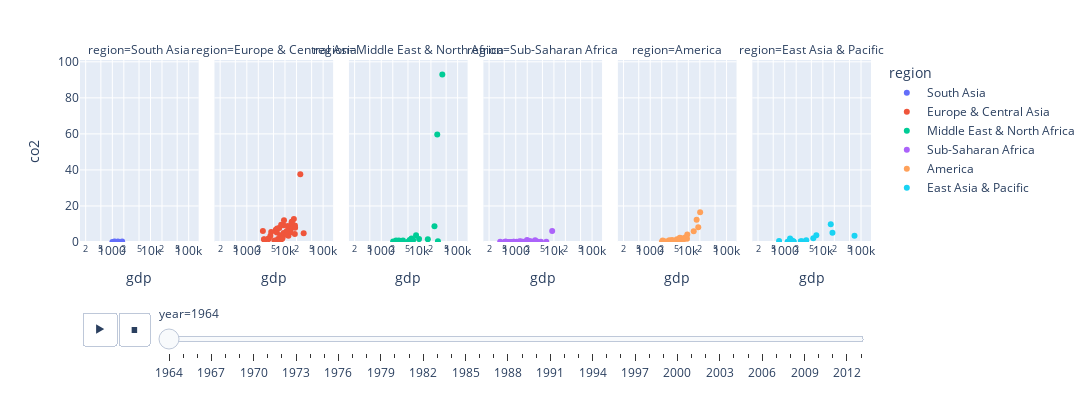

Here is the notebook cell this chart was saved with:
### Code cell
fig = px.scatter(data, 
                 x="gdp", y="co2", 
                 animation_frame="year",
                 animation_group="country", 
                 color="region", 
                 hover_name="country",
                 facet_col="region", 
                 width=1579, height=400, 
                 log_x=True, 
                 size_max=45,
                 range_x=[xmin,xmax],
                 range_y=[ymin,ymax])
fig.show()

### Figure 1 — Plotly figure (JSON) as saved in the notebook; plotly's stock layout.template omitted (floating-point values rounded to 4 significant figures)
{"data": [{"hovertemplate": "<b>%{hovertext}</b><br><br>region=South Asia<br>year=1964<br>gdp=%{x}<br>co2=%{y}<extra></extra>", "hovertext": ["Afghanistan", "Bangladesh", "India", "Nepal", "Pakistan", "Sri Lanka"], "ids": ["Afghanistan", "Bangladesh", "India", "Nepal", "Pakistan", "Sri Lanka"], "legendgroup": "South Asia", "marker": {"color": "#636efa", "symbol": "circle"}, "mode": "markers", "name": "South Asia", "orientation": "v", "showlegend": true, "type": "scatter", "x": [1182, 1138, 1125, 1002, 1396, 1809], "xaxis": "x", "y": [0.0863, 0.055, 0.309, 0.014, 0.324, 0.21], "yaxis": "y"}, {"hovertemplate": "<b>%{hovertext}</b><br><br>region=Europe & Central Asia<br>year=1964<br>gdp=%{x}<br>co2=%{y}<extra></extra>", "hovertext": ["Albania", "Armenia", "Austria", "Azerbaijan", "Belarus", "Belgium", "Bulgaria", "Cyprus", "Denmark", "Finland", "France", "Georgia", "Germany", "Greece", "Hungary", "Iceland", "Ireland", "Italy", "Kazakhstan", "Lithuania", "Luxembourg", "Malta", "Moldova", "Netherlands", "Norway", "Poland", "Portugal", "Romania", "Russia", "Slovak Republic", "Spain", "Sweden", "Switzerland", "Tajikistan", "Turkey", "Turkmenistan", "Ukraine", "United Kingdom", "Uzbekistan"], "ids": ["Albania", "Armenia", "Austria", "Azerbaijan", "Belarus", "Belgium", "Bulgaria", "Cyprus", "Denmark", "Finland", "France", "Georgia", "Germany", "Greece", "Hungary", "Iceland", "Ireland", "Italy", "Kazakhstan", "Lithuania", "Luxembourg", "Malta", "Moldova", "Netherlands", "Norway", "Poland", "Portugal", "Romania", "Russia", "Slovak Republic", "Spain", "Sweden", "Switzerland", "Tajikistan", "Turkey", "Turkmenistan", "Ukraine", "United Kingdom", "Uzbekistan"], "legendgroup": "Europe & Central Asia", "marker": {"color": "#EF553B", "symbol": "circle"}, "mode": "markers", "name": "Europe & Central Asia", "orientation": "v", "showlegend": true, "type": "scatter", "x": [3023, 2823, 13915, 5751, 4357, 14995, 6110, 6563, 18228, 12389, 13969, 3707, 17100, 8197, 11083, 13450, 9215, 12343, 9418, 10728, 25235, 2830, 4162, 15204, 18118, 7078, 6902, 7512, 11836, 9135, 8611, 18434, 30886, 3769, 5296, 7952, 6239, 15067, 2636], "xaxis": "x2", "y": [1.09, 1.45, 5.37, 6.75, 5.51, 11, 5.25, 1.73, 9.14, 5.02, 7.13, 1.91, 12.8, 1.57, 6.16, 6.91, 5, 3.43, 12.1, 4.05, 37.6, 1.56, 3.43, 8.01, 4.38, 7.83, 1.23, 3.75, 8.87, 9.24, 2.02, 7.86, 4.92, 1.63, 0.871, 9.64, 7.53, 11.3, 6.11], "yaxis": "y2"}, {"hovertemplate": "<b>%{hovertext}</b><br><br>region=Middle East & North Africa<br>year=1964<br>gdp=%{x}<br>co2=%{y}<extra></extra>", "hovertext": ["Algeria", "Bahrain", "Djibouti", "Egypt", "Iran", "Iraq", "Israel", "Jordan", "Kuwait", "Lebanon", "Libya", "Morocco", "Oman", "Qatar", "Saudi Arabia", "Syria", "Tunisia", "United Arab Emirates"], "ids": ["Algeria", "Bahrain", "Djibouti", "Egypt", "Iran", "Iraq", "Israel", "Jordan", "Kuwait", "Lebanon", "Libya", "Morocco", "Oman", "Qatar", "Saudi Arabia", "Syria", "Tunisia", "United Arab Emirates"], "legendgroup": "Middle East & North Africa", "marker": {"color": "#00cc96", "symbol": "circle"}, "mode": "markers", "name": "Middle East & North Africa", "orientation": "v", "showlegend": true, "type": "scatter", "x": [5693, 24751, 3700, 2443, 6188, 6805, 8152, 5556, 29279, 9767, 30463, 2040, 5419, 39711, 16587, 2894, 2575, 5021], "xaxis": "x3", "y": [0.46, 8.74, 0.784, 0.849, 1.96, 1.12, 3.74, 1.13, 59.6, 1.6, 0.398, 0.319, 0.0181, 92.9, 1.51, 0.84, 0.618, 0.132], "yaxis": "y3"}, {"hovertemplate": "<b>%{hovertext}</b><br><br>region=Sub-Saharan Africa<br>year=1964<br>gdp=%{x}<br>co2=%{y}<extra></extra>", "hovertext": ["Angola", "Benin", "Burkina Faso", "Burundi", "Cameroon", "Cape Verde", "Chad", "Comoros", "Congo, Dem. Rep.", "Congo, Rep.", "Cote d'Ivoire", "Equatorial Guinea", "Ethiopia", "Gabon", "Gambia", "Ghana", "Guinea", "Guinea-Bissau", "Kenya", "Liberia", "Madagascar", "Malawi", "Mali", "Mauritania", "Mauritius", "Mozambique", "Niger", "Nigeria", "Rwanda", "Sao Tome and Principe", "Senegal", "Seychelles", "Sierra Leone", "Somalia", "South Africa", "Sudan", "Swaziland", "Tanzania", "Togo", "Uganda", "Zambia", "Zimbabwe"], "ids": ["Angola", "Benin", "Burkina Faso", "Burundi", "Cameroon", "Cape Verde", "Chad", "Comoros", "Congo, Dem. Rep.", "Congo, Rep.", "Cote d'Ivoire", "Equatorial Guinea", "Ethiopia", "Gabon", "Gambia", "Ghana", "Guinea", "Guinea-Bissau", "Kenya", "Liberia", "Madagascar", "Malawi", "Mali", "Mauritania", "Mauritius", "Mozambique", "Niger", "Nigeria", "Rwanda", "Sao Tome and Principe", "Senegal", "Seychelles", "Sierra Leone", "Somalia", "South Africa", "Sudan", "Swaziland", "Tanzania", "Togo", "Uganda", "Zambia", "Zimbabwe"], "legendgroup": "Sub-Saharan Africa", "marker": {"color": "#ab63fa", "symbol": "circle"}, "mode": "markers", "name": "Sub-Saharan Africa", "orientation": "v", "showlegend": true, "type": "scatter", "x": [4573, 1159, 711, 603, 1910, 895, 1409, 1342, 2108, 2282, 3312, 1041, 698, 2454, 1312, 2322, 870, 1440, 1922, 1287, 2273, 391, 799, 2254, 3334, 540, 1437, 3803, 506, 1675, 2118, 6318, 1333, 1131, 9004, 2126, 2713, 1176, 1483, 965, 3214, 1976], "xaxis": "x4", "y": [0.201, 0.0553, 0.0216, 0.0158, 0.0597, 0.131, 0.0305, 0.054, 0.117, 0.232, 0.183, 0.0946, 0.0167, 0.364, 0.0743, 0.22, 0.184, 0.0911, 0.307, 0.395, 0.0861, 0.0833, 0.032, 0.122, 0.419, 0.267, 0.0251, 0.148, 0.0116, 0.171, 0.258, 0.161, 0.125, 0.0452, 6.16, 0.219, 0.0288, 0.0912, 0.0794, 0.0634, 0.949, 1.05], "yaxis": "y4"}, {"hovertemplate": "<b>%{hovertext}</b><br><br>region=America<br>year=1964<br>gdp=%{x}<br>co2=%{y}<extra></extra>", "hovertext": ["Antigua and Barbuda", "Argentina", "Bahamas", "Barbados", "Belize", "Bolivia", "Brazil", "Canada", "Chile", "Colombia", "Costa Rica", "Cuba", "Ecuador", "El Salvador", "Grenada", "Guatemala", "Guyana", "Haiti", "Honduras", "Jamaica", "Mexico", "Nicaragua", "Panama", "Paraguay", "Peru", "Suriname", "Trinidad and Tobago", "United States", "Uruguay", "Venezuela"], "ids": ["Antigua and Barbuda", "Argentina", "Bahamas", "Barbados", "Belize", "Bolivia", "Brazil", "Canada", "Chile", "Colombia", "Costa Rica", "Cuba", "Ecuador", "El Salvador", "Grenada", "Guatemala", "Guyana", "Haiti", "Honduras", "Jamaica", "Mexico", "Nicaragua", "Panama", "Paraguay", "Peru", "Suriname", "Trinidad and Tobago", "United States", "Uruguay", "Venezuela"], "legendgroup": "America", "marker": {"color": "#FFA15A", "symbol": "circle"}, "mode": "markers", "name": "America", "orientation": "v", "showlegend": true, "type": "scatter", "x": [5008, 8227, 18160, 5681, 2114, 2971, 4707, 16464, 6537, 3749, 4495, 9179, 4786, 4585, 2316, 3722, 3164, 2024, 2583, 5965, 7045, 5559, 4852, 3163, 6155, 7650, 9362, 20338, 7644, 13789], "xaxis": "x5", "y": [1.54, 2.54, 8.12, 0.766, 0.818, 0.371, 0.699, 12.3, 2.08, 1.17, 0.439, 1.84, 0.421, 0.397, 0.234, 0.374, 1.02, 0.0718, 0.317, 2.35, 1.72, 0.474, 0.974, 0.205, 1.09, 1.87, 4.2, 16.5, 1.71, 5.97], "yaxis": "y5"}, {"hovertemplate": "<b>%{hovertext}</b><br><br>region=East Asia & Pacific<br>year=1964<br>gdp=%{x}<br>co2=%{y}<extra></extra>", "hovertext": ["Australia", "Brunei", "Cambodia", "China", "Fiji", "Indonesia", "Japan", "Kiribati", "Mongolia", "Myanmar", "New Zealand", "Papua New Guinea", "Philippines", "Samoa", "Singapore", "Solomon Islands", "Thailand", "Tonga", "Vanuatu", "Vietnam"], "ids": ["Australia", "Brunei", "Cambodia", "China", "Fiji", "Indonesia", "Japan", "Kiribati", "Mongolia", "Myanmar", "New Zealand", "Papua New Guinea", "Philippines", "Samoa", "Singapore", "Solomon Islands", "Thailand", "Tonga", "Vanuatu", "Vietnam"], "legendgroup": "East Asia & Pacific", "marker": {"color": "#19d3f3", "symbol": "circle"}, "mode": "markers", "name": "East Asia & Pacific", "orientation": "v", "showlegend": true, "type": "scatter", "x": [16098, 67522, 1548, 713, 3671, 1694, 6741, 2639, 1383, 1358, 17837, 1324, 2825, 3498, 5613, 1190, 1725, 1610, 1553, 1285], "xaxis": "x6", "y": [9.8, 3.49, 0.0539, 0.618, 0.944, 0.229, 3.69, 0.404, 1.9, 0.125, 5.08, 0.122, 0.428, 0.208, 2.02, 0.138, 0.242, 0.153, 0.864, 0.321], "yaxis": "y6"}], "layout": {"annotations": [{"font": {}, "showarrow": false, "text": "region=South Asia", "x": 0.075, "xanchor": "center", "xref": "paper", "y": 1, "yanchor": "bottom", "yref": "paper"}, {"font": {}, "showarrow": false, "text": "region=Europe & Central Asia", "x": 0.245, "xanchor": "center", "xref": "paper", "y": 1, "yanchor": "bottom", "yref": "paper"}, {"font": {}, "showarrow": false, "text": "region=Middle East & North Africa", "x": 0.415, "xanchor": "center", "xref": "paper", "y": 1, "yanchor": "bottom", "yref": "paper"}, {"font": {}, "showarrow": false, "text": "region=Sub-Saharan Africa", "x": 0.585, "xanchor": "center", "xref": "paper", "y": 1, "yanchor": "bottom", "yref": "paper"}, {"font": {}, "showarrow": false, "text": "region=America", "x": 0.755, "xanchor": "center", "xref": "paper", "y": 1, "yanchor": "bottom", "yref": "paper"}, {"font": {}, "showarrow": false, "text": "region=East Asia & Pacific", "x": 0.925, "xanchor": "center", "xref": "paper", "y": 1, "yanchor": "bottom", "yref": "paper"}], "height": 400, "legend": {"title": {"text": "region"}, "tracegroupgap": 0}, "margin": {"t": 60}, "sliders": [{"active": 0, "currentvalue": {"prefix": "year="}, "len": 0.9, "pad": {"b": 10, "t": 60}, "steps": [{"args": [["1964"], {"frame": {"duration": 0, "redraw": false}, "fromcurrent": true, "mode": "immediate", "transition": {"duration": 0, "easing": "linear"}}], "label": "1964", "method": "animate"}, {"args": [["1965"], {"frame": {"duration": 0, "redraw": false}, "fromcurrent": true, "mode": "immediate", "transition": {"duration": 0, "easing": "linear"}}], "label": "1965", "method": "animate"}, {"args": [["1966"], {"frame": {"duration": 0, "redraw": false}, "fromcurrent": true, "mode": "immediate", "transition": {"duration": 0, "easing": "linear"}}], "label": "1966", "method": "animate"}, {"args": [["1967"], {"frame": {"duration": 0, "redraw": false}, "fromcurrent": true, "mode": "immediate", "transition": {"duration": 0, "easing": "linear"}}], "label": "1967", "method": "animate"}, {"args": [["1968"], {"frame": {"duration": 0, "redraw": false}, "fromcurrent": true, "mode": "immediate", "transition": {"duration": 0, "easing": "linear"}}], "label": "1968", "method": "animate"}, {"args": [["1969"], {"frame": {"duration": 0, "redraw": false}, "fromcurrent": true, "mode": "immediate", "transition": {"duration": 0, "easing": "linear"}}], "label": "1969", "method": "animate"}, {"args": [["1970"], {"frame": {"duration": 0, "redraw": false}, "fromcurrent": true, "mode": "immediate", "transition": {"duration": 0, "easing": "linear"}}], "label": "1970", "method": "animate"}, {"args": [["1971"], {"frame": {"duration": 0, "redraw": false}, "fromcurrent": true, "mode": "immediate", "transition": {"duration": 0, "easing": "linear"}}], "label": "1971", "method": "animate"}, {"args": [["1972"], {"frame": {"duration": 0, "redraw": false}, "fromcurrent": true, "mode": "immediate", "transition": {"duration": 0, "easing": "linear"}}], "label": "1972", "method": "animate"}, {"args": [["1973"], {"frame": {"duration": 0, "redraw": false}, "fromcurrent": true, "mode": "immediate", "transition": {"duration": 0, "easing": "linear"}}], "label": "1973", "method": "animate"}, {"args": [["1974"], {"frame": {"duration": 0, "redraw": false}, "fromcurrent": true, "mode": "immediate", "transition": {"duration": 0, "easing": "linear"}}], "label": "1974", "method": "animate"}, {"args": [["1975"], {"frame": {"duration": 0, "redraw": false}, "fromcurrent": true, "mode": "immediate", "transition": {"duration": 0, "easing": "linear"}}], "label": "1975", "method": "animate"}, {"args": [["1976"], {"frame": {"duration": 0, "redraw": false}, "fromcurrent": true, "mode": "immediate", "transition": {"duration": 0, "easing": "linear"}}], "label": "1976", "method": "animate"}, {"args": [["1977"], {"frame": {"duration": 0, "redraw": false}, "fromcurrent": true, "mode": "immediate", "transition": {"duration": 0, "easing": "linear"}}], "label": "1977", "method": "animate"}, {"args": [["1978"], {"frame": {"duration": 0, "redraw": false}, "fromcurrent": true, "mode": "immediate", "transition": {"duration": 0, "easing": "linear"}}], "label": "1978", "method": "animate"}, {"args": [["1979"], {"frame": {"duration": 0, "redraw": false}, "fromcurrent": true, "mode": "immediate", "transition": {"duration": 0, "easing": "linear"}}], "label": "1979", "method": "animate"}, {"args": [["1980"], {"frame": {"duration": 0, "redraw": false}, "fromcurrent": true, "mode": "immediate", "transition": {"duration": 0, "easing": "linear"}}], "label": "1980", "method": "animate"}, {"args": [["1981"], {"frame": {"duration": 0, "redraw": false}, "fromcurrent": true, "mode": "immediate", "transition": {"duration": 0, "easing": "linear"}}], "label": "1981", "method": "animate"}, {"args": [["1982"], {"frame": {"duration": 0, "redraw": false}, "fromcurrent": true, "mode": "immediate", "transition": {"duration": 0, "easing": "linear"}}], "label": "1982", "method": "animate"}, {"args": [["1983"], {"frame": {"duration": 0, "redraw": false}, "fromcurrent": true, "mode": "immediate", "transition": {"duration": 0, "easing": "linear"}}], "label": "1983", "method": "animate"}, {"args": [["1984"], {"frame": {"duration": 0, "redraw": false}, "fromcurrent": true, "mode": "immediate", "transition": {"duration": 0, "easing": "linear"}}], "label": "1984", "method": "animate"}, {"args": [["1985"], {"frame": {"duration": 0, "redraw": false}, "fromcurrent": true, "mode": "immediate", "transition": {"duration": 0, "easing": "linear"}}], "label": "1985", "method": "animate"}, {"args": [["1986"], {"frame": {"duration": 0, "redraw": false}, "fromcurrent": true, "mode": "immediate", "transition": {"duration": 0, "easing": "linear"}}], "label": "1986", "method": "animate"}, {"args": [["1987"], {"frame": {"duration": 0, "redraw": false}, "fromcurrent": true, "mode": "immediate", "transition": {"duration": 0, "easing": "linear"}}], "label": "1987", "method": "animate"}, {"args": [["1988"], {"frame": {"duration": 0, "redraw": false}, "fromcurrent": true, "mode": "immediate", "transition": {"duration": 0, "easing": "linear"}}], "label": "1988", "method": "animate"}, {"args": [["1989"], {"frame": {"duration": 0, "redraw": false}, "fromcurrent": true, "mode": "immediate", "transition": {"duration": 0, "easing": "linear"}}], "label": "1989", "method": "animate"}, {"args": [["1990"], {"frame": {"duration": 0, "redraw": false}, "fromcurrent": true, "mode": "immediate", "transition": {"duration": 0, "easing": "linear"}}], "label": "1990", "method": "animate"}, {"args": [["1991"], {"frame": {"duration": 0, "redraw": false}, "fromcurrent": true, "mode": "immediate", "transition": {"duration": 0, "easing": "linear"}}], "label": "1991", "method": "animate"}, {"args": [["1992"], {"frame": {"duration": 0, "redraw": false}, "fromcurrent": true, "mode": "immediate", "transition": {"duration": 0, "easing": "linear"}}], "label": "1992", "method": "animate"}, {"args": [["1993"], {"frame": {"duration": 0, "redraw": false}, "fromcurrent": true, "mode": "immediate", "transition": {"duration": 0, "easing": "linear"}}], "label": "1993", "method": "animate"}, {"args": [["1994"], {"frame": {"duration": 0, "redraw": false}, "fromcurrent": true, "mode": "immediate", "transition": {"duration": 0, "easing": "linear"}}], "label": "1994", "method": "animate"}, {"args": [["1995"], {"frame": {"duration": 0, "redraw": false}, "fromcurrent": true, "mode": "immediate", "transition": {"duration": 0, "easing": "linear"}}], "label": "1995", "method": "animate"}, {"args": [["1996"], {"frame": {"duration": 0, "redraw": false}, "fromcurrent": true, "mode": "immediate", "transition": {"duration": 0, "easing": "linear"}}], "label": "1996", "method": "animate"}, {"args": [["1997"], {"frame": {"duration": 0, "redraw": false}, "fromcurrent": true, "mode": "immediate", "transition": {"duration": 0, "easing": "linear"}}], "label": "1997", "method": "animate"}, {"args": [["1998"], {"frame": {"duration": 0, "redraw": false}, "fromcurrent": true, "mode": "immediate", "transition": {"duration": 0, "easing": "linear"}}], "label": "1998", "method": "animate"}, {"args": [["1999"], {"frame": {"duration": 0, "redraw": false}, "fromcurrent": true, "mode": "immediate", "transition": {"duration": 0, "easing": "linear"}}], "label": "1999", "method": "animate"}, {"args": [["2000"], {"frame": {"duration": 0, "redraw": false}, "fromcurrent": true, "mode": "immediate", "transition": {"duration": 0, "easing": "linear"}}], "label": "2000", "method": "animate"}, {"args": [["2001"], {"frame": {"duration": 0, "redraw": false}, "fromcurrent": true, "mode": "immediate", "transition": {"duration": 0, "easing": "linear"}}], "label": "2001", "method": "animate"}, {"args": [["2002"], {"frame": {"duration": 0, "redraw": false}, "fromcurrent": true, "mode": "immediate", "transition": {"duration": 0, "easing": "linear"}}], "label": "2002", "method": "animate"}, {"args": [["2003"], {"frame": {"duration": 0, "redraw": false}, "fromcurrent": true, "mode": "immediate", "transition": {"duration": 0, "easing": "linear"}}], "label": "2003", "method": "animate"}, {"args": [["2004"], {"frame": {"duration": 0, "redraw": false}, "fromcurrent": true, "mode": "immediate", "transition": {"duration": 0, "easing": "linear"}}], "label": "2004", "method": "animate"}, {"args": [["2005"], {"frame": {"duration": 0, "redraw": false}, "fromcurrent": true, "mode": "immediate", "transition": {"duration": 0, "easing": "linear"}}], "label": "2005", "method": "animate"}, {"args": [["2006"], {"frame": {"duration": 0, "redraw": false}, "fromcurrent": true, "mode": "immediate", "transition": {"duration": 0, "easing": "linear"}}], "label": "2006", "method": "animate"}, {"args": [["2007"], {"frame": {"duration": 0, "redraw": false}, "fromcurrent": true, "mode": "immediate", "transition": {"duration": 0, "easing": "linear"}}], "label": "2007", "method": "animate"}, {"args": [["2008"], {"frame": {"duration": 0, "redraw": false}, "fromcurrent": true, "mode": "immediate", "transition": {"duration": 0, "easing": "linear"}}], "label": "2008", "method": "animate"}, {"args": [["2009"], {"frame": {"duration": 0, "redraw": false}, "fromcurrent": true, "mode": "immediate", "transition": {"duration": 0, "easing": "linear"}}], "label": "2009", "method": "animate"}, {"args": [["2010"], {"frame": {"duration": 0, "redraw": false}, "fromcurrent": true, "mode": "immediate", "transition": {"duration": 0, "easing": "linear"}}], "label": "2010", "method": "animate"}, {"args": [["2011"], {"frame": {"duration": 0, "redraw": false}, "fromcurrent": true, "mode": "immediate", "transition": {"duration": 0, "easing": "linear"}}], "label": "2011", "method": "animate"}, {"args": [["2012"], {"frame": {"duration": 0, "redraw": false}, "fromcurrent": true, "mode": "immediate", "transition": {"duration": 0, "easing": "linear"}}], "label": "2012", "method": "animate"}, {"args": [["2013"], {"frame": {"duration": 0, "redraw": false}, "fromcurrent": true, "mode": "immediate", "transition": {"duration": 0, "easing": "linear"}}], "label": "2013", "method": "animate"}], "x": 0.1, "xanchor": "left", "y": 0, "yanchor": "top"}], "updatemenus": [{"buttons": [{"args": [null, {"frame": {"duration": 500, "redraw": false}, "fromcurrent": true, "mode": "immediate", "transition": {"duration": 500, "easing": "linear"}}], "label": "&#9654;", "method": "animate"}, {"args": [[null], {"frame": {"duration": 0, "redraw": false}, "fromcurrent": true, "mode": "immediate", "transition": {"duration": 0, "easing": "linear"}}], "label": "&#9724;", "method": "animate"}], "direction": "left", "pad": {"r": 10, "t": 70}, "showactive": false, "type": "buttons", "x": 0.1, "xanchor": "right", "y": 0, "yanchor": "top"}], "width": 1579, "xaxis": {"anchor": "y", "domain": [0, 0.15], "range": [2.152, 5.262], "title": {"text": "gdp"}, "type": "log"}, "xaxis2": {"anchor": "y2", "domain": [0.17, 0.32], "matches": "x", "range": [2.152, 5.262], "title": {"text": "gdp"}, "type": "log"}, "xaxis3": {"anchor": "y3", "domain": [0.34, 0.49], "matches": "x", "range": [2.152, 5.262], "title": {"text": "gdp"}, "type": "log"}, "xaxis4": {"anchor": "y4", "domain": [0.51, 0.66], "matches": "x", "range": [2.152, 5.262], "title": {"text": "gdp"}, "type": "log"}, "xaxis5": {"anchor": "y5", "domain": [0.68, 0.83], "matches": "x", "range": [2.152, 5.262], "title": {"text": "gdp"}, "type": "log"}, "xaxis6": {"anchor": "y6", "domain": [0.85, 1], "matches": "x", "range": [2.152, 5.262], "title": {"text": "gdp"}, "type": "log"}, "yaxis": {"anchor": "x", "domain": [0, 1], "range": [0, 101], "title": {"text": "co2"}}, "yaxis2": {"anchor": "x2", "domain": [0, 1], "matches": "y", "showticklabels": false}, "yaxis3": {"anchor": "x3", "domain": [0, 1], "matches": "y", "showticklabels": false}, "yaxis4": {"anchor": "x4", "domain": [0, 1], "matches": "y", "showticklabels": false}, "yaxis5": {"anchor": "x5", "domain": [0, 1], "matches": "y", "showticklabels": false}, "yaxis6": {"anchor": "x6", "domain": [0, 1], "matches": "y", "showticklabels": false}}}
